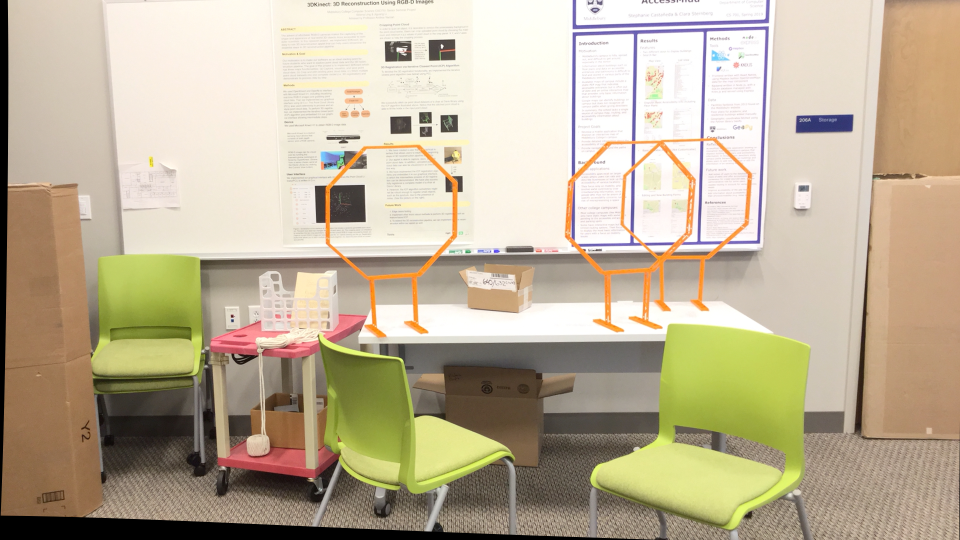
#> input picture EdgeDetection System/im1.png, 1920 x 1080 px (shown at 1/2 size); its folder holds only this picture in this run
$ python edge.py im1.png   (older library calls are emulated)
#> lines starting #> are read from the running program, lines starting #| are printed output that depends on the picture
import argparse
import os
import sys

import cv2
import numpy as np
import matplotlib.pyplot as plt


def load_image(path: str) -> np.ndarray:

#> called with path = 'im1.png'
    img = cv2.imread(path, cv2.IMREAD_GRAYSCALE)
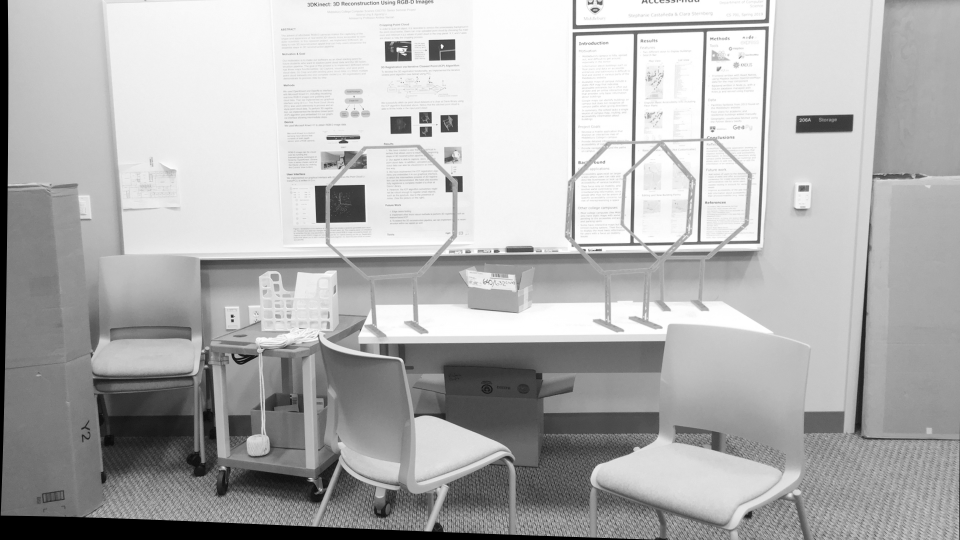
#> img: shape (1080, 1920) (shown at 1/2 size); min 0, max 255, mean 177.7
    if img is None:
        raise FileNotFoundError(f"Could not read image at: {path}")
    return img


def make_demo_image(size: int = 400) -> np.ndarray:

    img = np.zeros((size, size), dtype=np.uint8)
    cv2.rectangle(img, (50, 50), (180, 180), 255, -1)
    cv2.circle(img, (280, 280), 80, 200, -1)
    cv2.line(img, (0, 350), (400, 300), 150, 6)
    triangle = np.array([[250, 40], [350, 40], [300, 140]], np.int32)
    cv2.fillPoly(img, [triangle], 100)

    noise = np.random.normal(0, 8, img.shape).astype(np.int16)
    noisy = np.clip(img.astype(np.int16) + noise, 0, 255).astype(np.uint8)
    return noisy


def apply_sobel(img: np.ndarray, ksize: int = 3) -> np.ndarray:

#> called with ksize = 3
    blurred = cv2.GaussianBlur(img, (3, 3), 0)
    grad_x = cv2.Sobel(blurred, cv2.CV_64F, 1, 0, ksize=ksize)
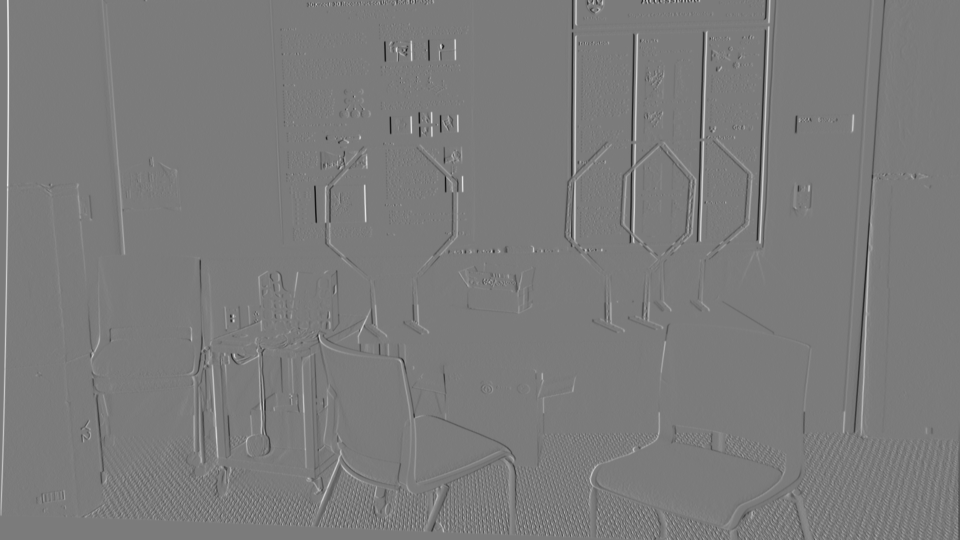
#> grad_x: shape (1080, 1920) float64 (shown at 1/2 size); min -563, max 599, mean 0.6; drawn with min black and max white
    grad_y = cv2.Sobel(blurred, cv2.CV_64F, 0, 1, ksize=ksize)
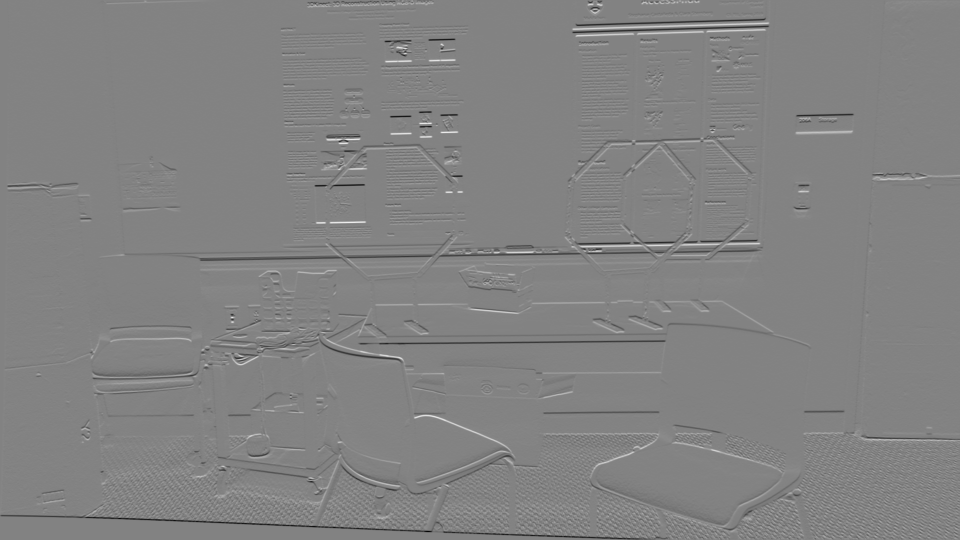
#> grad_y: shape (1080, 1920) float64 (shown at 1/2 size); min -586, max 555, mean -1.3; drawn with min black and max white
    magnitude = np.sqrt(grad_x ** 2 + grad_y ** 2)
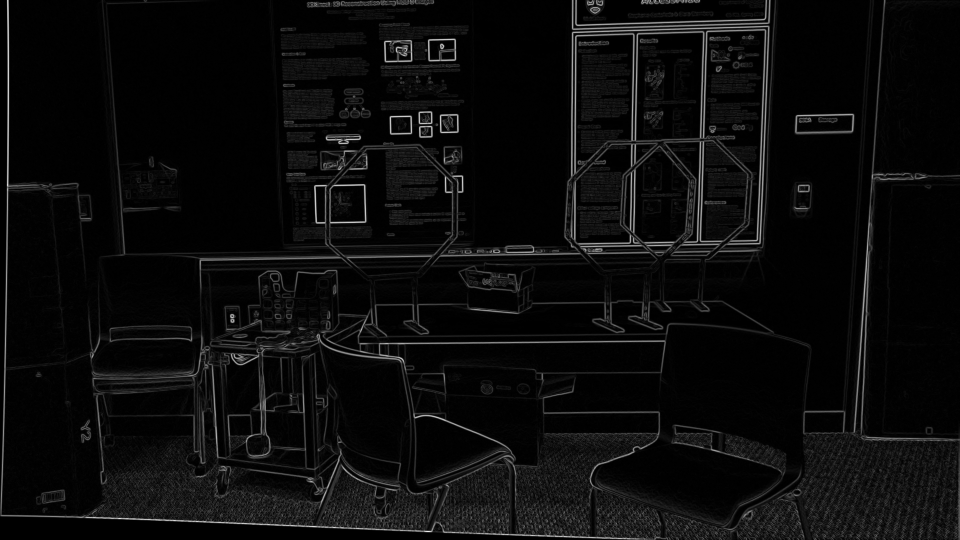
#> magnitude: shape (1080, 1920) float64 (shown at 1/2 size); min 0, max 600.8, mean 28.1; drawn with min black and max white
    magnitude = np.clip((magnitude / magnitude.max()) * 255, 0, 255)
    return magnitude.astype(np.uint8)


def apply_laplacian(img: np.ndarray, ksize: int = 3) -> np.ndarray:

#> called with ksize = 3
    blurred = cv2.GaussianBlur(img, (3, 3), 0)
    lap = cv2.Laplacian(blurred, cv2.CV_64F, ksize=ksize)
    lap = np.uint8(np.clip(np.abs(lap), 0, 255))
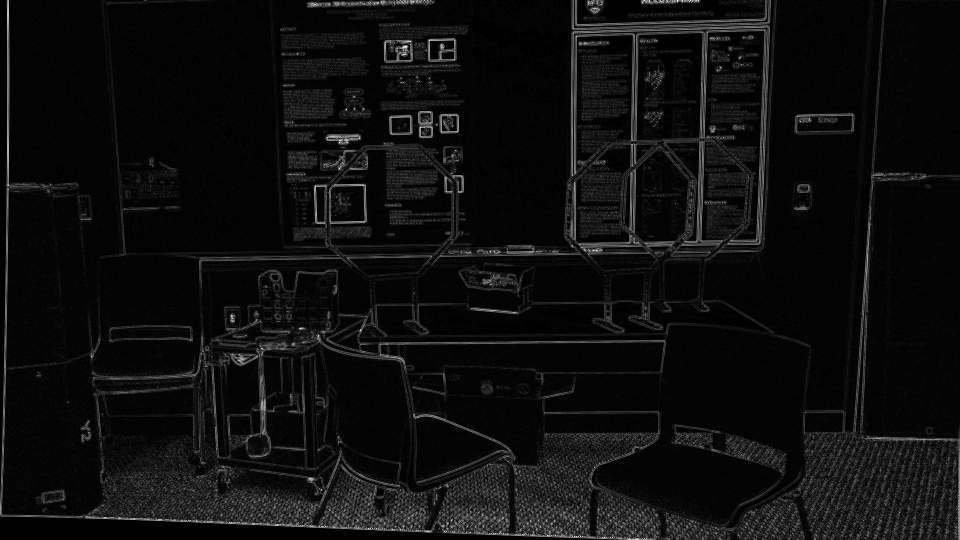
#> lap: shape (1080, 1920) (shown at 1/2 size); min 0, max 255, mean 13.7
    return lap


def apply_canny(img: np.ndarray, low: int = 50, high: int = 150) -> np.ndarray:

#> called with low = 50, high = 150
    blurred = cv2.GaussianBlur(img, (5, 5), 1.4)
    edges = cv2.Canny(blurred, low, high)
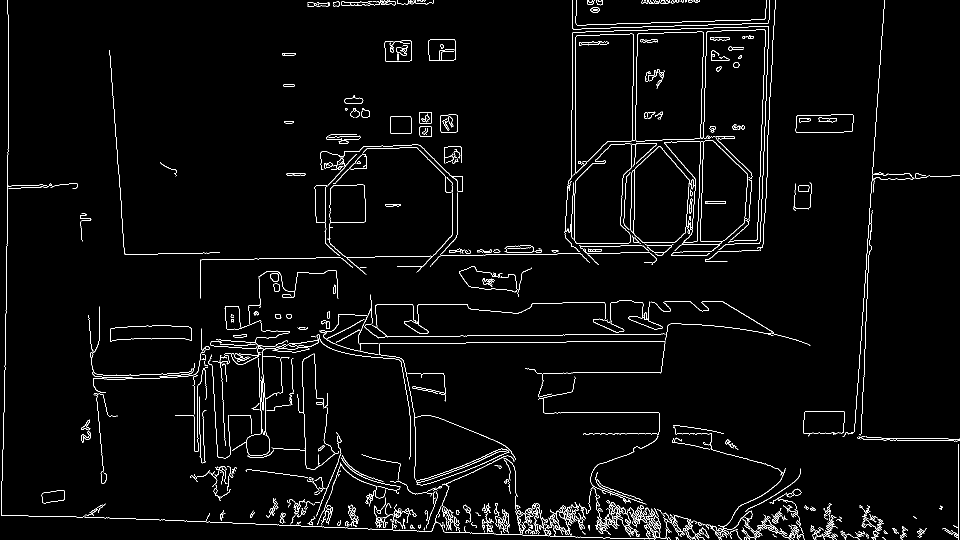
#> edges: shape (1080, 1920) (shown at 1/2 size); 2.7% white in thin lines or dots
    return edges


def apply_dog(img: np.ndarray, ksize1: int = 3, ksize2: int = 7) -> np.ndarray:

#> called with ksize1 = 3, ksize2 = 7
    g1 = cv2.GaussianBlur(img, (ksize1, ksize1), 0)
    g2 = cv2.GaussianBlur(img, (ksize2, ksize2), 0)
    dog = cv2.absdiff(g1, g2)
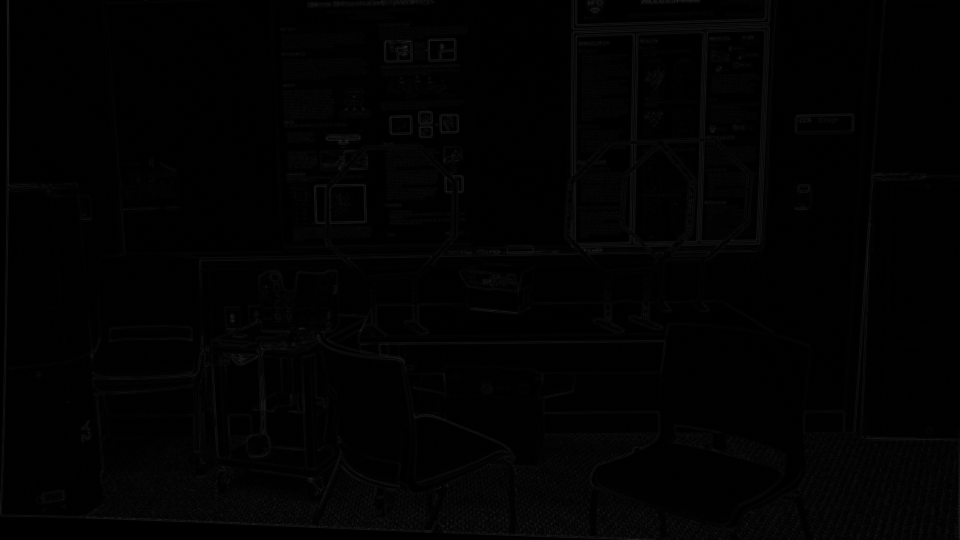
#> dog: shape (1080, 1920) (shown at 1/2 size); min 0, max 47, mean 1.8
    dog = cv2.normalize(dog, None, 0, 255, cv2.NORM_MINMAX)
    return dog


def run_pipeline(image_path: str, output_dir: str, canny_low: int, canny_high: int):
    os.makedirs(output_dir, exist_ok=True)

    if image_path:
        img = load_image(image_path)
        title_source = os.path.basename(image_path)
    else:
        print("No image provided — generating a synthetic demo image.")
        img = make_demo_image()
        title_source = "synthetic demo image"

    results = {
        "Original": img,
        "Sobel": apply_sobel(img),
        "Laplacian (LoG)": apply_laplacian(img),
        f"Canny ({canny_low}, {canny_high})": apply_canny(img, canny_low, canny_high),
        "Difference of Gaussians": apply_dog(img),
    }


    for name, result in results.items():
        safe_name = name.lower().replace(" ", "_").replace("(", "").replace(")", "").replace(",", "")
        out_path = os.path.join(output_dir, f"{safe_name}.png")
        cv2.imwrite(out_path, result)
#> this loop made 5 passes
#> (name, safe_name) on passes 1 to 5: ('Original', 'original'), ('Sobel', 'sobel'), ('Laplacian (LoG)', 'laplacian_log'), ('Canny (50, 150)', 'canny_50_150'), ('Difference of Gaussians', 'difference_of_gaussians')


    fig, axes = plt.subplots(2, 3, figsize=(15, 10))
    fig.suptitle(f"Edge Detection Comparison — {title_source}", fontsize=14)
    axes = axes.flatten()
    for ax, (name, result) in zip(axes, results.items()):
        ax.imshow(result, cmap="gray")
        ax.set_title(name)
        ax.axis("off")
#> this loop made 5 passes
    for ax in axes[len(results):]:
        ax.axis("off")
#> this loop made 1 pass

    plt.tight_layout()
    comparison_path = os.path.join(output_dir, "comparison.png")
    plt.savefig(comparison_path, dpi=150, bbox_inches="tight")
    plt.close(fig)

    print(f"\nSaved {len(results)} individual result images to: {output_dir}")
#| Saved 5 individual result images to: output
    print(f"Saved side-by-side comparison to: {comparison_path}")
#| Saved side-by-side comparison to: output/comparison.png
    return comparison_path


def main():
    parser = argparse.ArgumentParser(description="Edge Detection System")
    parser.add_argument("image", nargs="?", default=None, help="Path to input image (optional)")
    parser.add_argument("--output", default="output", help="Directory to save results")
    parser.add_argument("--canny-low", type=int, default=50, help="Canny lower threshold")
    parser.add_argument("--canny-high", type=int, default=150, help="Canny upper threshold")
    args = parser.parse_args()

    run_pipeline(args.image, args.output, args.canny_low, args.canny_high)


if __name__ == "__main__":
    main()
